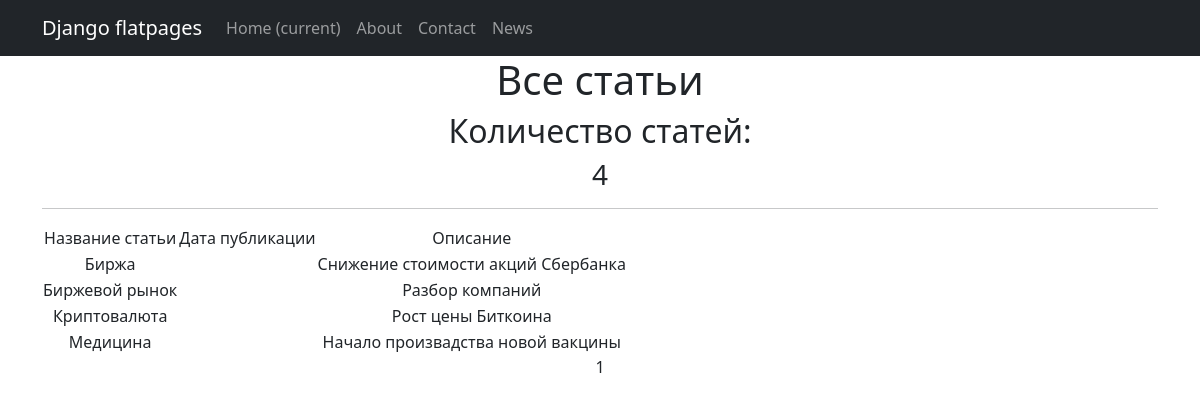
Page /news/ on the committed database.
### news/models.py (models this page shows, shortened)
class Post(LikeMix, models.Model):
    news = 'NE'
    article = 'AR'
    POST_TYPES = [
        (news, 'Новость'),
        (article, 'Статья'),
    ]
    author = models.ForeignKey(Author, on_delete=models.PROTECT, verbose_name='Автор')
    post_type = models.CharField(max_length=2, choices=POST_TYPES, default=article, verbose_name='Вид поста')
    time_create = models.DateTimeField(auto_now_add=True, verbose_name='Дата создания')
    time_update = models.DateTimeField(auto_now=True, verbose_name='Дата изменения')
    categories = models.ManyToManyField(Category, through=PostCategory)
    title = models.CharField(max_length=72, default='Default title', verbose_name='Заголовок')
    content = models.CharField(max_length=2048, default='Default content', verbose_name='Контент')
    rating = models.IntegerField(default=0)

### news/views.py (the view)
# urls.py: path('news/', PostsList.as_view(), name='news'),
class PostsList(ListView):
    model = Post
    ordering = 'title'
    template_name = 'news.html'
    context_object_name = 'news'
    paginate_by = 10

### news/templatetags/custom_filters.py (called while the page is built)
@register.filter()
def censor(text):
    new_content = text
    for i in BAD:
        new_content = new_content.replace(i,i[:1]+ '*'*(len(i)-1))
    return new_content

### templates/news.html (shortened to what this page needs)
{% extends 'flatpages/default.html' %}
{% load custom_filters %}
{% block content %}
   <h1>Все статьи</h1>
    <h2> Количество статей:</h2>
   <h3>{{ news|length }}</h3>
   <hr>
   {% if news %}
       <table>
           <tr>
               <td>Название статьи</td>
               <td>Дата публикации</td>
               <td>Описание</td>
           </tr>
           {% for post in news %}
           <tr>
               <td>{{ post.title }}</td>
               <td>{{ post.post_time|date:'M d Y' }}</td>
               <td>{{ post.content|truncatewords:20 }}</td>
           </tr>
           {% endfor %}
       </table>
   {% else %}
       <h2>Статей нет!</h2>
   {% endif %}
    {{ page_obj.number }}
{% endblock content %}

### templates/flatpages/default.html (shortened to what this page needs)
<!DOCTYPE html>
<html lang="en">
    <head>
        {% load static %}
        <link href="{% static 'css/styles.css' %}" rel="stylesheet" />
    </head>
    <body>
<nav class="navbar navbar-expand-lg navbar-dark bg-dark static-top">
   <div class="container">
       <a class="navbar-brand" href="#">Django flatpages</a>
       <div class="collapse navbar-collapse" id="navbarResponsive">
           <ul class="navbar-nav ml-auto">
               <li class="nav-item active">
                   <a class="nav-link" href="#">Home
                       <span class="sr-only">(current)</span>
                   </a>
               </li>
               <li class="nav-item">
                   <a class="nav-link" href="/about/">About</a>
               </li>
               <li class="nav-item">
                   <a class="nav-link" href="/contacts/">Contact</a>
               <li class="nav-item">
                   <a class="nav-link" href="/news/">News</a>
               </li>
           </ul>
       </div>
   </div>
</nav>
<div class="container">
   <div class="row">
       <div class="col-lg-12 text-center">
           {% block content %}
           {% endblock content %}
       </div>
   </div>
</div>
    </body>
</html>

### rows in the picture
Post: title "Биржа", content "Снижение стоимости акций Сбербанка"
Post: title "Биржевой рынок", content "Разбор компаний"
Post: title "Криптовалюта", content "Рост цены Биткоина"
Post: title "Медицина", content "Начало произвадства новой вакцины"

### other values in the picture
{{ news|length }} "4"
{{ page_obj.number }} "1"
